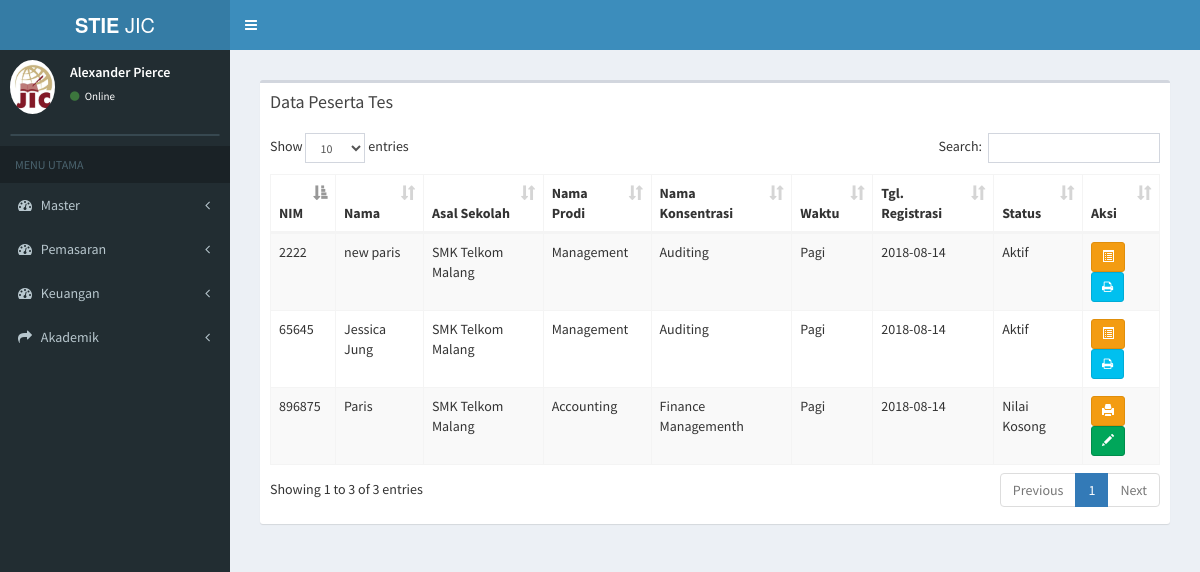
Screenshot of /index.php/daftar_ulang/data_peserta_tes with the database file from the repository.
### tables this page shows
CREATE TABLE `tb_mahasiswa` (
  `id_mahasiswa` varchar(7) NOT NULL,
  `id_du` varchar(15) NOT NULL,
  `nama_mahasiswa` varchar(50) NOT NULL,
  `nim` varchar(15) NOT NULL,
  `id_status` varchar(2) NOT NULL,
  `id_prodi` varchar(7) NOT NULL,
  `id_konsentrasi` varchar(7) NOT NULL,
  `id_hasil_tes` varchar(7) NOT NULL,
  `id_sekolah` varchar(6) NOT NULL,
  `id_waktu` int(2) NOT NULL,
  `id_grade` varchar(2) NOT NULL
);

CREATE TABLE `tb_sekolah` (
  `id_sekolah` varchar(6) NOT NULL,
  `nama_sekolah` varchar(30) NOT NULL,
  `alamat_sekolah` text NOT NULL,
  `jenis_sekolah` varchar(6) NOT NULL
);

CREATE TABLE `tb_prodi` (
  `id_prodi` varchar(6) NOT NULL,
  `nama_prodi` varchar(20) NOT NULL,
  `ketua_prodi` varchar(50) NOT NULL
);

CREATE TABLE `tb_konsentrasi` (
  `id_konsentrasi` varchar(6) NOT NULL,
  `nama_konsentrasi` varchar(20) NOT NULL,
  `id_prodi` varchar(6) NOT NULL
);

CREATE TABLE `tb_waktu` (
  `id_waktu` int(11) NOT NULL,
  `waktu` varchar(10) NOT NULL
);

CREATE TABLE `tb_mhs_add` (
  `id_mahasiswa` varchar(11) NOT NULL,
  `tgl_du` date NOT NULL,
  `id_transportasi` varchar(2) NOT NULL,
  `id_jt` varchar(2) NOT NULL,
  `ipk` float NOT NULL
);

CREATE TABLE `tb_status_mhs` (
  `id_status` int(2) NOT NULL,
  `status_mhs` varchar(20) NOT NULL
);

### application/controllers/daftar_ulang.php (called while the page is built, shortened)
<?php
class daftar_ulang extends CI_Controller {
	public function __construct()
	{
		$this->load->model('daftar_ulang_model');
		$this->load->model('tamu_model');
		$this->load->model('mahasiswa_model');
	}
	public function data_peserta_tes()
	{
			$data['du'] = $this->daftar_ulang_model->data_peserta_tes();
			$data['main_view'] = 'Daftar/data_daftarulang_view';
			$this->load->view('template', $data);
	}
}

### index.php (called while the page is built, shortened)
<?php
require_once BASEPATH.'core/CodeIgniter.php';

### application/models/daftar_ulang_model.php (called while the page is built, shortened)
<?php
class Daftar_ulang_model extends CI_Model {
  public function data_peserta_tes(){
    return $this->db->join('tb_prodi','tb_prodi.id_prodi=tb_mahasiswa.id_prodi')
              ->join('tb_sekolah','tb_sekolah.id_sekolah=tb_mahasiswa.id_sekolah')
              ->join('tb_konsentrasi','tb_konsentrasi.id_konsentrasi=tb_mahasiswa.id_konsentrasi')
              ->join('tb_alamat','tb_alamat.id_mahasiswa=tb_mahasiswa.id_mahasiswa')
              ->join('tb_bio','tb_bio.id_mahasiswa=tb_mahasiswa.id_mahasiswa')
              ->join('tb_kontak','tb_kontak.id_mahasiswa=tb_mahasiswa.id_mahasiswa')
              ->join('tb_waktu','tb_waktu.id_waktu=tb_mahasiswa.id_waktu')
              ->join('tb_status_mhs','tb_status_mhs.id_status=tb_mahasiswa.id_status')
              ->join('tb_mhs_add','tb_mhs_add.id_mahasiswa=tb_mahasiswa.id_mahasiswa')
              ->where('tb_mahasiswa.id_waktu', '1')
              ->get('tb_mahasiswa')
              ->result();
  }
}

### application/views/Daftar/data_daftarulang_view.php (the view, shortened to what this page needs)
<section class="content">
      <div class="row">
        <div class="col-xs-12">
          <div class="box">
            <div class="box-header">
              <h3 class="box-title">Data Peserta Tes</h3>
            </div>
            <div class="box-body">
              <table id="example1" class="table table-bordered table-striped">
                <thead>
                <tr>
                  <th>NIM</th>
                  <th>Nama</th>
                  <th>Asal Sekolah</th>
                  <th>Nama Prodi</th>
                  <th>Nama Konsentrasi</th>
                  <th>Waktu</th>
                  <th>Tgl. Registrasi</th>
                  <th>Status</th>
                  <th>Aksi</th>
                </tr>
                </thead>
                <tbody>
                <?php
                foreach ($du as $data) {
                    if ($data->status_mhs == 'Nilai Kosong') {
                       echo '
                <tr>
                  <td>'.$data->nim.'</td>
                  <td>'.$data->nama_mahasiswa.'
                  </td>
                  <td>'.$data->nama_sekolah.'</td>
                  <td>'.$data->nama_prodi.'</td>
                  <td>'.$data->nama_konsentrasi.'</td>
                  <td>'.$data->waktu.'</td>
                  <td>'.$data->tgl_du.'</td>
                  <td>'.$data->status_mhs.'</td>
                  <td>
                     <a href="'.base_url('daftar_ulang/print_ljk/'.$data->id_mahasiswa).'" target="_blank" class="btn btn-warning btn-sm" title="Print Lembar Jawaban"><i class="glyphicon glyphicon-print" ></i><span class="tooltiptext">Print LJK</span></a>
                     <a href="'.base_url('hasil_tes/page_input_nilai/'.$data->id_mahasiswa).'" class="btn btn-success  btn-sm" title="Input Nilai Tes"><i class="glyphicon glyphicon-pencil"></i><span class="tooltiptext">Input Nilai Tes</span></a>
                  </td>
                </tr>
                ';
                  } else {
                      echo '
                <tr>
                  <td>'.$data->nim.'</td>
                  <td>'.$data->nama_mahasiswa.'
                  </td>
                  <td>'.$data->nama_sekolah.'</td>
                  <td>'.$data->nama_prodi.'</td>
                  <td>'.$data->nama_konsentrasi.'</td>
                  <td>'.$data->waktu.'</td>
                  <td>'.$data->tgl_du.'</td>
                  <td>'.$data->status_mhs.'</td>
                  <td>
                    <a href="'.base_url('daftar_ulang/detail_nilai/'.$data->id_mahasiswa).'" class="btn btn-warning btn-sm" title="Detail"><i class="glyphicon glyphicon-list-alt"></i><span class="tooltiptext">Detail</span></a>
                     <a href="'.base_url('hasil_tes/print_hasil_tes/'.$data->id_mahasiswa.'/'.$data->id_hasil_tes).'" target="_blank" class="btn btn-info btn-sm" title="Print Hasil Tes"><i class="fa fa-print"></i><span class="tooltiptext">Print Hasil Tes</span></a>
                  </td>
                </tr>
                ';
                }
                }
              ?>
                </tbody>
              </table>
            </div>
          </div>
        </div>
      </div>
    </section>

### application/views/template.php (style rules this page uses)
a { position: relative; display: inline-block; }

### rows the page displays
tb_mahasiswa: nim "896875", nama_mahasiswa "Paris", id_sekolah.nama_sekolah "SMK Telkom Malang", id_prodi.nama_prodi "Accounting", id_konsentrasi.nama_konsentrasi "Finance Managementh", id_waktu.waktu "Pagi", tb_mhs_add.tgl_du "2018-08-14", id_status.status_mhs "Nilai Kosong"
tb_mahasiswa: nim "2222", nama_mahasiswa "new paris", id_sekolah.nama_sekolah "SMK Telkom Malang", id_prodi.nama_prodi "Management", id_konsentrasi.nama_konsentrasi "Auditing", id_waktu.waktu "Pagi", tb_mhs_add.tgl_du "2018-08-14", id_status.status_mhs "Aktif"
tb_mahasiswa: nim "65645", nama_mahasiswa "Jessica Jung", id_sekolah.nama_sekolah "SMK Telkom Malang", id_prodi.nama_prodi "Management", id_konsentrasi.nama_konsentrasi "Auditing", id_waktu.waktu "Pagi", tb_mhs_add.tgl_du "2018-08-14", id_status.status_mhs "Aktif"
